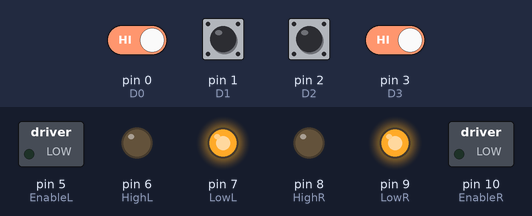
This sketch was run on a simulated Arduino Mega 2560, built with avr-gcc and run on an emulated ATmega2560. On the bench: switched loads named in the sketch (green lamp = pin HIGH), output pins drawn as LEDs (lit = HIGH). Inputs (shaded band) come from the test bench; at power-on: pin 0 (D0), pin 1 (D1), pin 2 (D2), pin 3 (D3) HIGH.

Above: at 1.2 s.
1.3 s: pin 0 (D0) driven LOW and pin 3 (D3) driven LOW
At 2.0 s:
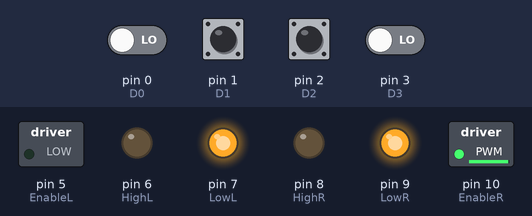
2.8 s: pin 1 (D1) pulled LOW for 0.15 s
At 2.87 s:
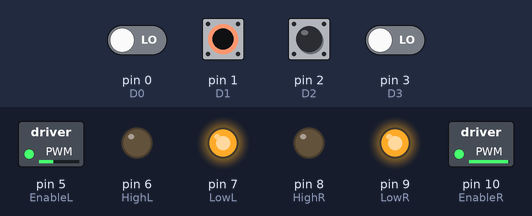
4.4 s: pin 2 (D2) pulled LOW for 0.15 s
At 4.47 s:
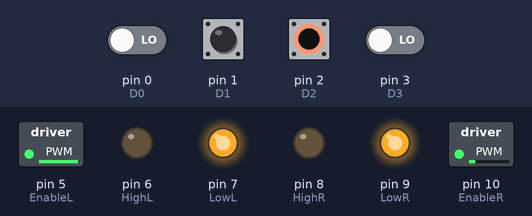
6.0 s: pin 0 (D0) driven HIGH
At 6.7 s:
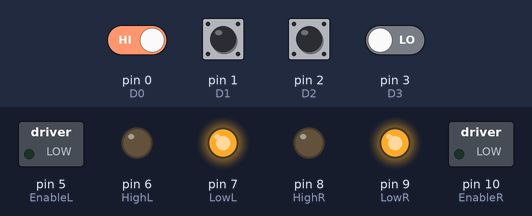
7.5 s: pin 1 (D1) pulled LOW for 1 s
At 7.9 s:
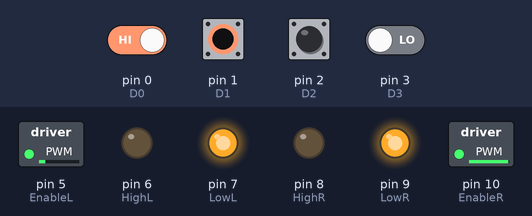
10.0 s: pin 2 (D2) pulled LOW for 1 s
At 10.8 s:
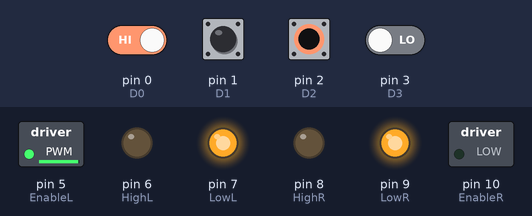
Timing chart, 0 to 13.0 s (numbered marks = the images above; inputs shaded):
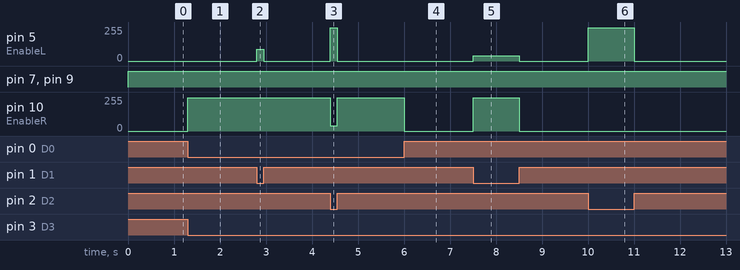

The sketch:

final.ino
```cpp
//Controller of Left tyers
const int EnableL =5;
const int HighL =6;   //Left moter pins number
const int LowL = 7;


//Controller of Right Tyers
const int EnableR =10;
const int HighR =8;   //Right moter pins number
const int LowR = 9;

//Input pins for raspberry pi
const int D0=0;  //Raspberry pin 21
const int D1=1; //Raspberry pin 22
const int D2=2; //Raspberry pin 23
const int D3 =3; //Raspberry pin 24


//variables used to take binrary input from Rapsberry
int a,b,c,d,data=0;

//Function used to capture value and convert them into decimal.
void Data(){
  a = digitalRead(D0);
  b = digitalRead(D1);
  c = digitalRead(D2);
  d = digitalRead(D3);

  data = 8*d+4*c+2*b+a;
}

//Basic function set innput and output pins
void setup() {

  //Ardino to motor
  pinMode(EnableL,OUTPUT);
  pinMode(HighL,OUTPUT);
  pinMode(LowL,OUTPUT);


  pinMode(EnableR,OUTPUT);
  pinMode(HighR,OUTPUT);
  pinMode(LowR,OUTPUT);


  //pi to andino
  pinMode(D0,INPUT_PULLUP);
  pinMode(D1,INPUT_PULLUP);
  pinMode(D2,INPUT_PULLUP);
  pinMode(D3,INPUT_PULLUP);

}


//Command motor to more forward
void Forward(){
  digitalWrite(HighL,LOW);
  digitalWrite(LowL,HIGH);
  analogWrite(EnableL,250);

  digitalWrite(HighR,LOW);
  digitalWrite(LowR,HIGH);
  analogWrite(EnableR,250);
}


//Command motor to stop moving
void Stop(){
  digitalWrite(HighL,LOW);
  digitalWrite(LowL,HIGH);
  analogWrite(EnableL,0);

  digitalWrite(HighR,LOW);
  digitalWrite(LowR,HIGH);
  analogWrite(EnableR,0);
}


//Command motor to move backword
void Backward(){
  digitalWrite(HighL,HIGH);
  digitalWrite(LowL,LOW);
  analogWrite(EnableL,255);

  digitalWrite(HighR,HIGH);
  digitalWrite(LowR,LOW);
  analogWrite(EnableR,255);

}


//Command motor to left [large, medium, small cut]
void Left1(){ //Small cut
  digitalWrite(HighL,LOW);
  digitalWrite(LowL,HIGH);
  analogWrite(EnableL,90);

  digitalWrite(HighR,LOW);
  digitalWrite(LowR,HIGH);
  analogWrite(EnableR,250);
}
void Left2(){ //medium cut
  digitalWrite(HighL,LOW);
  digitalWrite(LowL,HIGH);
  analogWrite(EnableL,40);

  digitalWrite(HighR,LOW);
  digitalWrite(LowR,HIGH);
  analogWrite(EnableR,250);
}
void Left3(){ //small cut
  digitalWrite(HighL,LOW);
  digitalWrite(LowL,HIGH);
  analogWrite(EnableL,0);


  digitalWrite(HighR,LOW);
  digitalWrite(LowR,HIGH);
  analogWrite(EnableR,250);
}


//Command motor to Right [small, medium,large cut]
void Right1(){ //small cut
  digitalWrite(HighL,LOW);
  digitalWrite(LowL,HIGH);
  analogWrite(EnableL,250);

  digitalWrite(HighR,LOW);
  digitalWrite(LowR,HIGH);
  analogWrite(EnableR,90);
}
void Right2(){ //medium cut
  digitalWrite(HighL,LOW);
  digitalWrite(LowL,HIGH);
  analogWrite(EnableL,250);

  digitalWrite(HighR,LOW);
  digitalWrite(LowR,HIGH);
  analogWrite(EnableR,40);
}
void Right3(){ //large cut
  digitalWrite(HighL,LOW);
  digitalWrite(LowL,HIGH);
  analogWrite(EnableL,250);

  digitalWrite(HighR,LOW);
  digitalWrite(LowR,HIGH);
  analogWrite(EnableR,0);
}

void loop() {
  // put your main code here, to run repeatedly:
  Data();  //grab data


  //conditions used to counter moments
  if(data==0)
    {
    Forward();
    }
  else if(data==1)
    {
    Right1();
    }
  else if(data==2)
    {
    Right2();
    }
  else if(data==3)
    {
    Right3();
    }
  else if(data==4)
    {
    Left1();
    }
  else if(data==5)
    {
    Left2();
    }
  else if(data==6)
    {
    Left3();
    }
  else if(data==7){
    Stop();
  }
  else
    {
    Stop();
    }
}
```

Measured:
- after the input at 1.3 s, pin 10 (EnableR): 0/255 → 250/255 at once
- after the input at 2.8 s, pin 5 (EnableL): 0/255 → 90/255 at once, → 0/255 0.15 s later
- after the input at 4.4 s, pin 5 (EnableL): 0/255 → 250/255 at once, → 0/255 0.15 s later; pin 10 (EnableR): 250/255 → 40/255 at once, → 250/255 0.15 s later
- after the input at 6.0 s, pin 10 (EnableR): 250/255 → 0/255 at once
- after the input at 7.5 s, pin 5 (EnableL): 0/255 → 40/255 at once, → 0/255 1.0 s later; pin 10 (EnableR): 0/255 → 250/255 at once, → 0/255 1.0 s later
- after the input at 10.0 s, pin 5 (EnableL): 0/255 → 250/255 at once, → 0/255 1.0 s later
